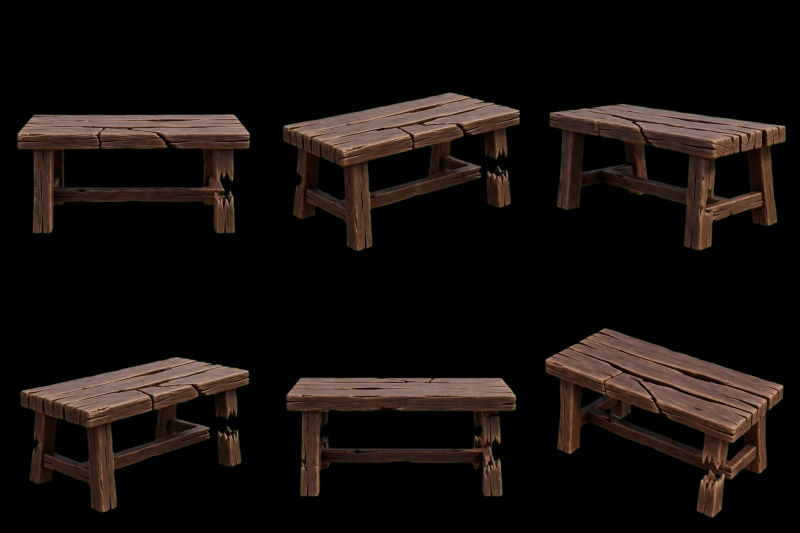
#> input picture app/src/main/assets/film_library/aakhiri_chitthi/stills/bench_views.jpg, 1600 x 1066 px (shown at 1/2 size)
$ python -i compare_with_reference.py   (imports and definitions only)
#> lines starting #> are read from the running program, lines starting #| are printed output that depends on the picture
#!/usr/bin/env python3
"""Measure a rendered film against its reference clip and write a JSON + Markdown report.

Measures (ffmpeg/ffprobe + Pillow, no model downloads): container metadata, black and frozen segments, duplicate
frame share (mpdecimate), scene-cut count, mean luma, colour-histogram similarity between the two clips' sampled
frames, and a tiled contact sheet of both for human inspection. These are technical properties; cinematic quality
is judged from the frames, never from one number.

Usage: compare_with_reference.py <rendered.mp4> <reference.mp4> <out_dir> <label>
"""
import json, subprocess, sys, math
from pathlib import Path
from PIL import Image

def run(cmd):
    return subprocess.run(cmd, capture_output=True, text=True)

# [11 lines left out: function probe, not called in this run]

def count(path, vf, needle):
    r = run(["ffmpeg", "-v", "info", "-i", str(path), "-vf", vf, "-an", "-f", "null", "-"])
    return (r.stderr or "").count(needle)

def frames_kept(path):
    r = run(["ffmpeg", "-v", "info", "-i", str(path), "-vf", "mpdecimate,showinfo", "-an", "-f", "null", "-"])
    return (r.stderr or "").count(" n:")

# [16 lines left out: functions mean_luma, sample, not called in this run]

def hist(f):
    im = Image.open(f).convert("RGB").resize((64, 36))
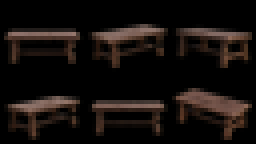
#> im: PIL image 64x36 RGB (shown 4 times larger); mean R, G, B 20.3, 14.9, 12.3
    h = im.histogram()
#> h = 768 values, max 1467 at index 512, min 0 at index 92, mean 9
    s = float(sum(h)) or 1
#> s = 6912
    return [x / s for x in h]

def hist_similarity(a, b):
    # Bhattacharyya coefficient over the RGB histograms, 0..1 (1 = identical colour distribution)
    return sum(math.sqrt(x * y) for x, y in zip(a, b))

# [42 lines left out: functions tile, main, not called in this run]

# [2 lines not run here, left out]

>>> result = hist('../../app/src/main/assets/film_library/aakhiri_chitthi/stills/bench_views.jpg')
#> result = 768 values, max 0.212 at index 512, min 0 at index 92, mean 0.0013

$ run again, on app/src/main/assets/film_library/aakhiri_chitthi/stills/blue_sandals_views.jpg
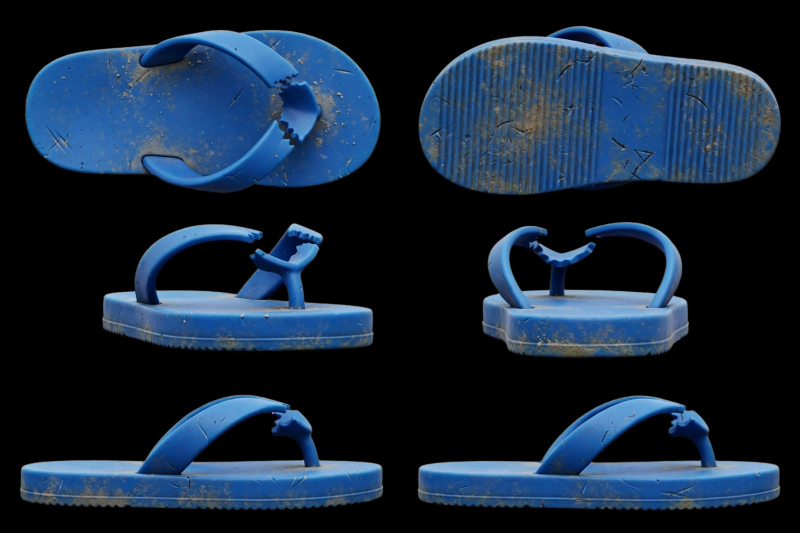
#> input picture app/src/main/assets/film_library/aakhiri_chitthi/stills/blue_sandals_views.jpg, 1600 x 1066 px (shown at 1/2 size)
#> in hist, `im = Image.open(f).convert("RGB").resize((64, 36))`:
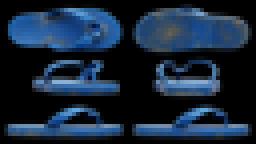
#> im: PIL image 64x36 RGB (shown 4 times larger); mean R, G, B 22.8, 38.8, 57.5
#> h = 768 values, max 1043 at index 0, min 0 at index 98, mean 9
#> s = 6912
#> result = 768 values, max 0.151 at index 0, min 0 at index 98, mean 0.0013

$ run again, on app/src/main/assets/film_library/aakhiri_chitthi/stills/broken_brick.jpg
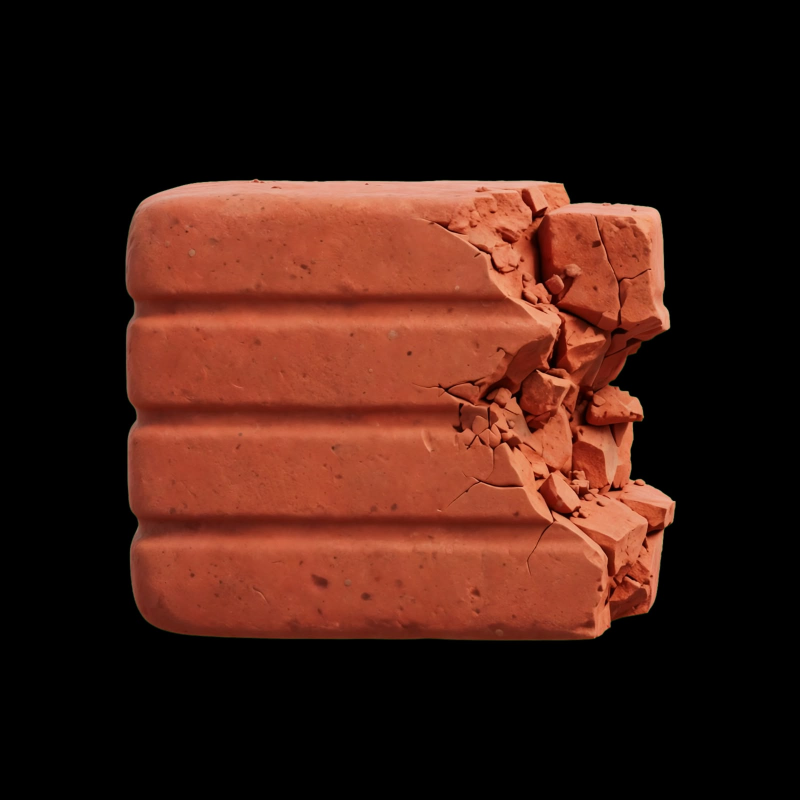
#> input picture app/src/main/assets/film_library/aakhiri_chitthi/stills/broken_brick.jpg, 1600 x 1600 px (shown at 1/2 size)
#> in hist, `im = Image.open(f).convert("RGB").resize((64, 36))`:
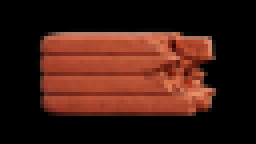
#> im: PIL image 64x36 RGB (shown 4 times larger); mean R, G, B 62.1, 27.9, 19.1
#> h = 768 values, max 1371 at index 0, min 0 at index 10, mean 9
#> s = 6912
#> result = 768 values, max 0.198 at index 0, min 0 at index 10, mean 0.0013

$ run again, on app/src/main/assets/film_library/aakhiri_chitthi/stills/broken_brick_views.jpg
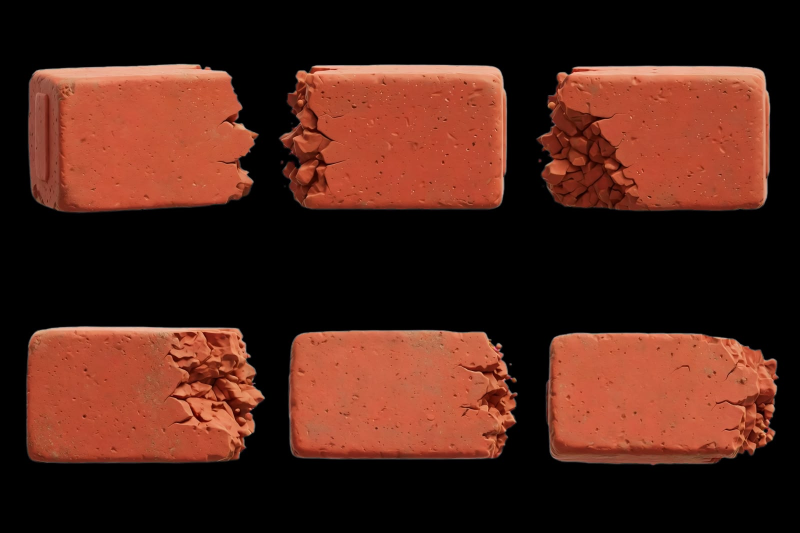
#> input picture app/src/main/assets/film_library/aakhiri_chitthi/stills/broken_brick_views.jpg, 1600 x 1066 px (shown at 1/2 size)
#> in hist, `im = Image.open(f).convert("RGB").resize((64, 36))`:
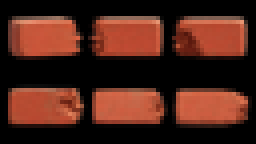
#> im: PIL image 64x36 RGB (shown 4 times larger); mean R, G, B 76.3, 35.5, 24.8
#> h = 768 values, max 1121 at index 0, min 0 at index 16, mean 9
#> s = 6912
#> result = 768 values, max 0.162 at index 0, min 0 at index 16, mean 0.0013
